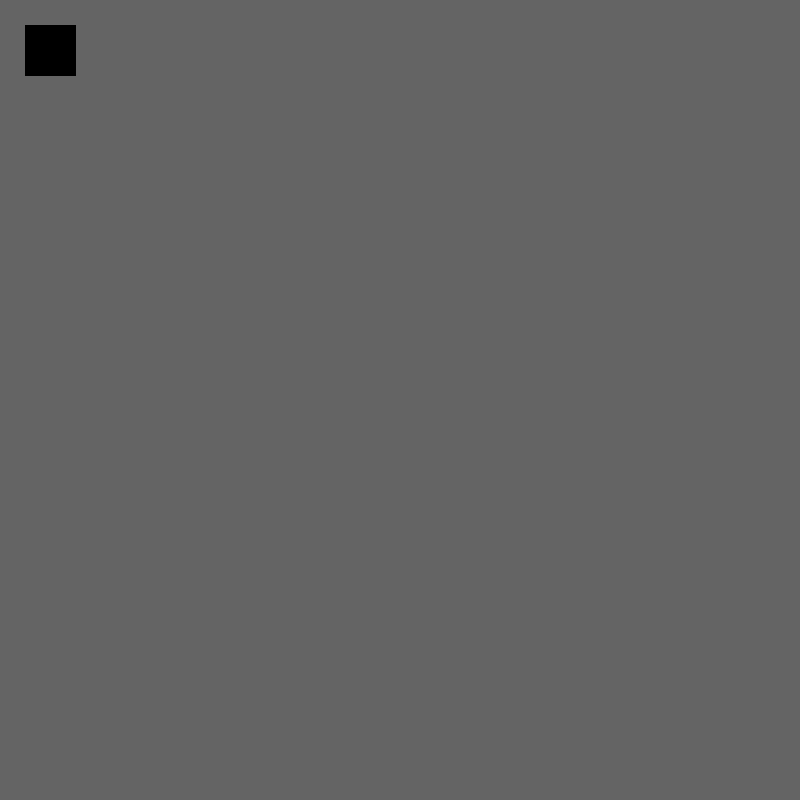
Frame 1 (no input)
Frame 60 (the mouse pressed at the canvas centre just before this capture): identical to frame 1, image omitted
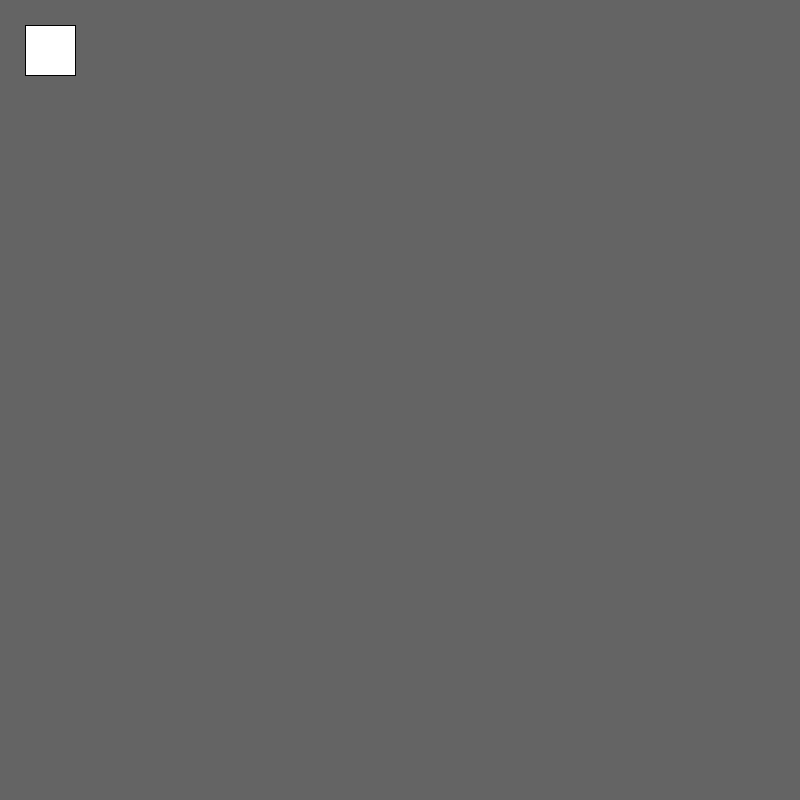
Frame 120 (the mouse held since frame 60 and released just before this capture)

The Processing sketch that drew these frames (run headless with seeded random() and noise(); from frame 60 on, the mouse is pressed at the canvas centre):

// Processing sketch: sketch_230510a
// ── sketch_230510a.pde
void setup(){
  size(800, 800);
  frameRate(30);
}

void draw(){
  background(100);
  if(mousePressed == true){
    fill(255);
  } else {
    fill(0);
  }
  
  rect(25, 25, 50, 50);
}
